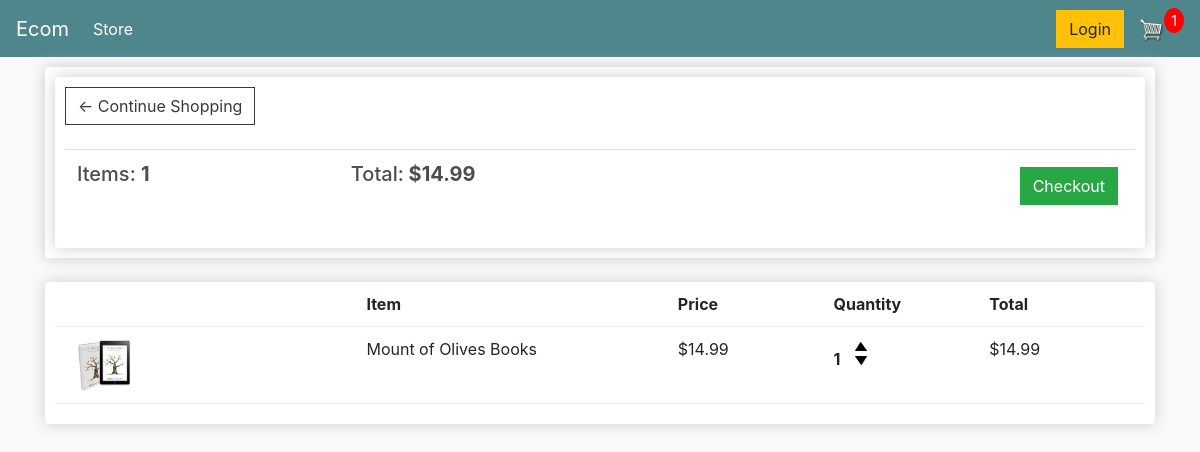
The app's page /cart/ (signed in) with its own data.
### store/models.py (models this page shows, shortened)
class Order(models.Model):
    customer = models.ForeignKey(
        Customer, on_delete=models.SET_NULL, null=True, blank=True)
    date_ordered = models.DateField(auto_now_add=True)
    completed = models.BooleanField(default=False, null=True, blank=False)
    transaction_id = models.CharField(max_length=100, null=True)
    @property
    def get_cart_total(self):
        orderitems = self.orderitem_set.all()
        total = sum([item.get_total for item in orderitems])
        return total
    @property
    def get_cart_items(self):
        orderitems = self.orderitem_set.all()
        total = sum([item.quantity for item in orderitems])
        return total

class OrderItem(models.Model):
    product = models.ForeignKey(
        Product, on_delete=models.SET_NULL, null=True, blank=True)
    order = models.ForeignKey(
        Order, on_delete=models.SET_NULL, null=True, blank=True)
    quantity = models.IntegerField(default=0, null=True, blank=True)
    date_added = models.DateField(auto_now_add=True)
    @property
    def get_total(self):
        total = self.product.price * self.quantity
        return total

class Product(models.Model):
    name = models.CharField(max_length=100, null=True)
    category = models.CharField(max_length=100, null=True)
    image = models.ImageField(upload_to='uploads/', null=True, blank=True)
    price = models.DecimalField(max_digits=7, decimal_places=2)
    digital = models.BooleanField(default=False, blank=True, null=False)
    @property
    def imageURL(self):
        try:
            url = self.image.url
        except:
            url = ''
        return url

### store/views.py (the view)
# urls.py: path('cart/', views.cart, name="cart"),
def cart(request):
    if request.user.is_authenticated:
        customer = request.user.customer
        order, created = Order.objects.get_or_create(
            customer=customer, completed=False)
        items = order.orderitem_set.all()
        cartItems = order.get_cart_items
    else:
        items = []
        order = {"get_cart_total": 0, "get_cart_items": 0, 'shipping': False}
        cartItems = order["get_cart_items"]
    context = {
        "items": items,
        "order": order,
        'cartItems': cartItems
    }
    return render(request, 'store/cart.html', context)

### templates/store/cart.html
{% extends 'main.html' %}
{% load static %}
{% block content %}
<div class="row">
    <div class="col-lg-12">
        <div class="box-element">
            <div class="box-element">
                <a class="btn btn-outline-dark" href="{% url 'store' %}">&#x2190; Continue Shopping</a>
                <br>
                <br>
                <table class="table">
                    <tr>
                        <th>
                            <h5>Items: <strong>{{order.get_cart_items}}</strong></h5>
                        </th>
                        <th>
                            <h5>Total:<strong> ${{order.get_cart_total|floatformat:2}}</strong></h5>
                        </th>
                        <th>
                            <a style="float:right; margin:5px;" class="btn btn-success"
                                href="{% url 'checkout' %}">Checkout</a>
                        </th>
                    </tr>
                </table>
            </div>
        </div>
        <br>
        <div class="box-element">
            <div class="cart-row">
                <div style="flex:2"></div>
                <div style="flex:2"><strong>Item</strong></div>
                <div style="flex:1"><strong>Price</strong></div>
                <div style="flex:1"><strong>Quantity</strong></div>
                <div style="flex:1"><strong>Total</strong></div>
            </div>
            {% for item in items %}
            <div class="cart-row" id="{{item.product.id}}">
                <div style="flex:2"><img class="row-image" src="{{item.product.imageURL}}"></div>
                <div style="flex:2">
                    <p>{{item.product.name}}</p>
                </div>
                <div style="flex:1">
                    <p>${{item.product.price|floatformat:2}}</p>
                </div>
                <div style="flex:1">
                    <p class="quantity">{{item.quantity}}</p>
                    <div class="quantity">
                        <img data-product="{{item.product.id}}" data-action='add' class="chg-quantity update-cart"
                            src="{% static  'images/arrow-up.png' %}">
                        <img data-product="{{item.product.id}}" data-action='remove' class="chg-quantity update-cart"
                            src="{% static  'images/arrow-down.png' %}">
                    </div>
                </div>
                <div style="flex:1">
                    <p>${{item.get_total|floatformat:2}}</p>
                </div>
            </div>
            {% endfor %}
        </div>
    </div>
    {% endblock content %}

### static/css/main.css (style rules this page uses)
body { background-color: hsl(0, 0%, 98%); }
h1, h2, h3, h4, h5, h6 { color: hsl(0, 0%, 30%); }
.box-element { box-shadow: hsl(0, 0%, 80%) 0 0 16px; background-color: #fff; border-radius: 4px; padding: 10px; }
.col-lg-4, .col-lg-6, .col-lg-8, .col-lg-12 { margin-top: 10px; }
.btn { border-radius: 0; }
.row-image { width: 100px; }
.cart-row { display: flex; align-items: flex-stretch; padding-bottom: 10px; margin-bottom: 10px; border-bottom: 1px solid #ececec; }
.quantity { display: inline-block; font-weight: 700; padding-right: 10px; }
.chg-quantity { width: 12px; cursor: pointer; display: block; margin-top: 5px; transition: 0.1s; }

### records on screen
Order: get_cart_items "1", get_cart_total "14.99"
OrderItem: product.imageURL (picture), product.name "Mount of Olives Books", product.price "14.99", quantity "1", get_total "14.99"

### other values on screen
{{ cartItems }} "1"
